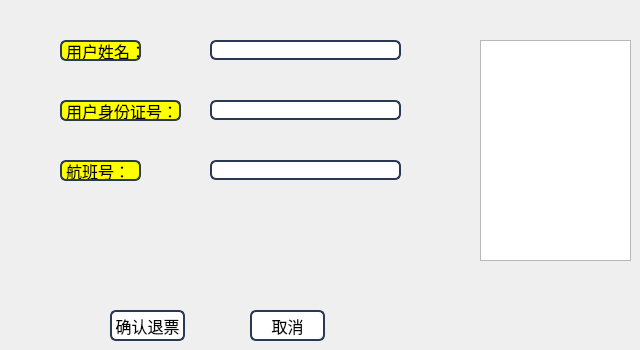
         <widget class="QWidget" name="tab_34">
          <attribute name="title">
           <string>VIP用户</string>
          </attribute>
          <widget class="QLabel" name="label_63">
           <property name="geometry">
            <rect>
             <x>60</x>
             <y>100</y>
             <width>121</width>
             <height>21</height>
            </rect>
           </property>
           <property name="font">
            <font>
             <family>微软雅黑</family>
             <pointsize>12</pointsize>
            </font>
           </property>
           <property name="styleSheet">
            <string notr="true">border: 2px solid rgb(41,57,85);
border-radius:6px;
background:yellow;
selection-background-color:green;</string>
           </property>
           <property name="text">
            <string>用户身份证号：</string>
           </property>
          </widget>
          <widget class="QLineEdit" name="lineEdit_51">
           <property name="geometry">
            <rect>
             <x>210</x>
             <y>100</y>
             <width>191</width>
             <height>20</height>
            </rect>
           </property>
           <property name="font">
            <font>
             <family>微软雅黑</family>
             <pointsize>10</pointsize>
            </font>
           </property>
           <property name="styleSheet">
            <string notr="true">border: 2px solid rgb(41,57,85);
border-radius:6px;
background:white;
selection-background-color:green;</string>
           </property>
          </widget>
          <widget class="QLabel" name="label_64">
           <property name="geometry">
            <rect>
             <x>60</x>
             <y>160</y>
             <width>81</width>
             <height>21</height>
            </rect>
           </property>
           <property name="font">
            <font>
             <family>微软雅黑</family>
             <pointsize>12</pointsize>
            </font>
           </property>
           <property name="styleSheet">
            <string notr="true">border: 2px solid rgb(41,57,85);
border-radius:6px;
background:yellow;
selection-background-color:green;</string>
           </property>
           <property name="text">
            <string>航班号：</string>
           </property>
          </widget>
          <widget class="QLineEdit" name="lineEdit_52">
           <property name="geometry">
            <rect>
             <x>210</x>
             <y>160</y>
             <width>191</width>
             <height>20</height>
            </rect>
           </property>
           <property name="font">
            <font>
             <family>微软雅黑</family>
             <pointsize>10</pointsize>
            </font>
           </property>
           <property name="styleSheet">
            <string notr="true">border: 2px solid rgb(41,57,85);
border-radius:6px;
background:white;
selection-background-color:green;</string>
           </property>
          </widget>
          <widget class="QPushButton" name="pushButton_60">
           <property name="geometry">
            <rect>
             <x>110</x>
             <y>310</y>
             <width>75</width>
             <height>31</height>
            </rect>
           </property>
           <property name="font">
            <font>
             <family>微软雅黑</family>
             <pointsize>12</pointsize>
            </font>
           </property>
           <property name="styleSheet">
            <string notr="true">border: 2px solid rgb(41,57,85);
border-radius:6px;
background:white;
selection-background-color:green;</string>
           </property>
           <property name="text">
            <string>确认退票</string>
           </property>
          </widget>
          <widget class="QPushButton" name="pushButton_61">
           <property name="geometry">
            <rect>
             <x>250</x>
             <y>310</y>
             <width>75</width>
             <height>31</height>
            </rect>
           </property>
           <property name="font">
            <font>
             <family>微软雅黑</family>
             <pointsize>12</pointsize>
            </font>
           </property>
           <property name="styleSheet">
            <string notr="true">border: 2px solid rgb(41,57,85);
border-radius:6px;
background:white;
selection-background-color:green;</string>
           </property>
           <property name="text">
            <string>取消</string>
           </property>
          </widget>
          <widget class="QLineEdit" name="lineEdit_53">
           <property name="geometry">
            <rect>
             <x>210</x>
             <y>40</y>
             <width>191</width>
             <height>20</height>
            </rect>
           </property>
           <property name="font">
            <font>
             <family>微软雅黑</family>
             <pointsize>10</pointsize>
            </font>
           </property>
           <property name="styleSheet">
            <string notr="true">border: 2px solid rgb(41,57,85);
border-radius:6px;
background:white;
selection-background-color:green;</string>
           </property>
          </widget>
          <widget class="QLabel" name="label_65">
           <property name="geometry">
            <rect>
             <x>60</x>
             <y>40</y>
             <width>81</width>
             <height>21</height>
            </rect>
           </property>
           <property name="font">
            <font>
             <family>微软雅黑</family>
             <pointsize>12</pointsize>
            </font>
           </property>
           <property name="styleSheet">
            <string notr="true">border: 2px solid rgb(41,57,85);
border-radius:6px;
background:yellow;
selection-background-color:green;</string>
           </property>
           <property name="text">
            <string>用户姓名：</string>
           </property>
          </widget>
          <widget class="QGraphicsView" name="graphicsView_16">
           <property name="geometry">
            <rect>
             <x>480</x>
             <y>40</y>
             <width>151</width>
             <height>221</height>
            </rect>
           </property>
           <property name="styleSheet">
            <string notr="true">border-image: url(:/photo/snap2018-05-21-16-52-17.png);</string>
           </property>
          </widget>
         </widget>
